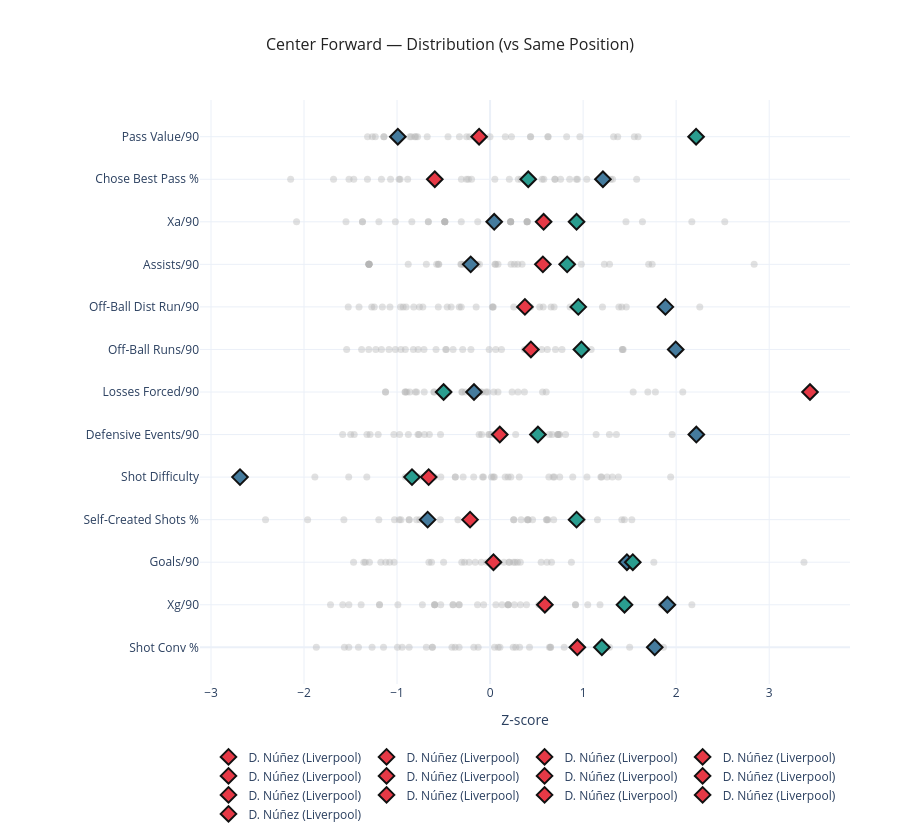
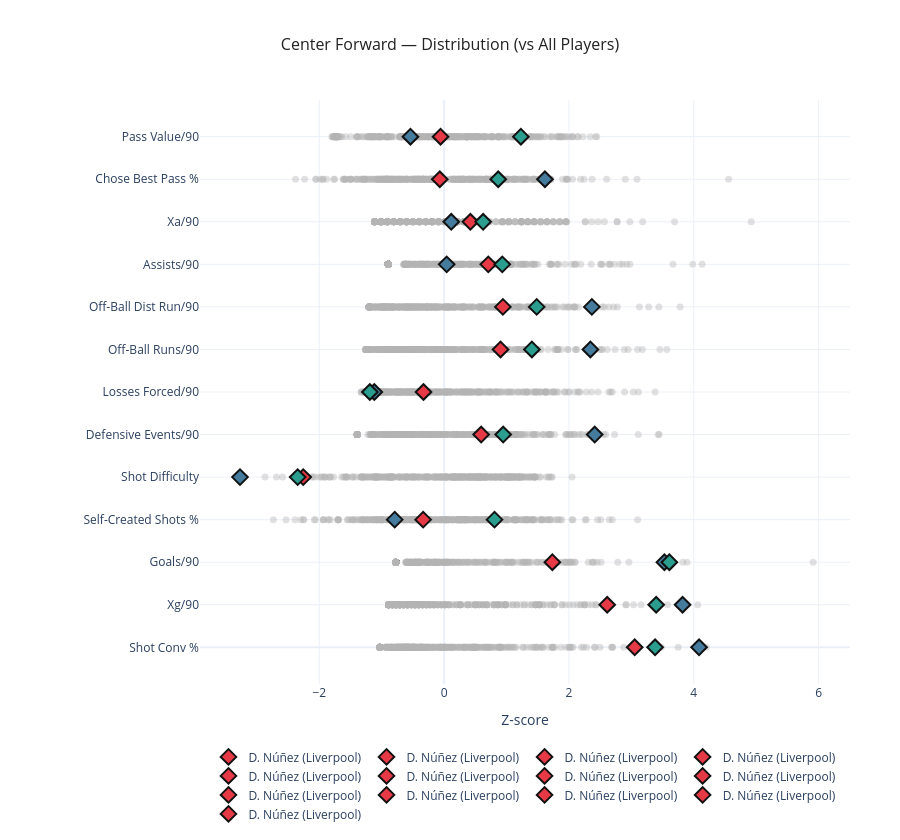

Notebook code cell kept with these figures, in order:
### Code cell
# USAGE EXAMPLE
plot_player_comparison(merged_final, ["D. Núñez", "E. Haaland", "A. Isak"])

### Figure 1 — Plotly figure (JSON) as saved in the notebook; plotly's stock layout.template omitted (floating-point values rounded to 4 significant figures)
{"data": [{"hoverinfo": "skip", "marker": {"color": "rgba(180,180,180,0.4)", "size": 7}, "mode": "markers", "showlegend": false, "type": "scatter", "x": [-0.621, -1.269, 0.6379, 0.6507, 0.2766, -0.6204, 0.2484, -0.3765, -0.6855, -0.1749, 0.3173, -1.566, -1.415, -1.868, -0.4102, 0.9795, 1.201, 1.168, -0.9452, 0.7967, 1.77, 1.283, 0.048, -1.146, -0.8702, -0.3334, 0.9379, 0.6492, -0.1284, 0.08667, 0.1056, 0.4236, 1.5, -1.519, -0.9958, 1.864], "y": [0, 0, 0, 0, 0, 0, 0, 0, 0, 0, 0, 0, 0, 0, 0, 0, 0, 0, 0, 0, 0, 0, 0, 0, 0, 0, 0, 0, 0, 0, 0, 0, 0, 0, 0, 0]}, {"hoverinfo": "skip", "marker": {"color": "rgba(180,180,180,0.4)", "size": 7}, "mode": "markers", "showlegend": false, "type": "scatter", "x": [-1.386, 0.1939, -0.3329, 1.84, 0.06218, -1.189, -0.7279, -1.189, -1.584, 0.128, 0.1939, 1.05, -0.0695, -1.716, 0.5231, -0.1353, 1.445, 0.9181, -0.3987, -0.5962, 1.906, 0.9181, 0.2597, -0.9913, -0.5962, -0.3987, 0.5889, -0.5304, 0.1939, 0.3914, -0.5962, 0.3255, 1.181, -1.518, -0.3329, 2.169], "y": [1, 1, 1, 1, 1, 1, 1, 1, 1, 1, 1, 1, 1, 1, 1, 1, 1, 1, 1, 1, 1, 1, 1, 1, 1, 1, 1, 1, 1, 1, 1, 1, 1, 1, 1, 1]}, {"hoverinfo": "skip", "marker": {"color": "rgba(180,180,180,0.4)", "size": 7}, "mode": "markers", "showlegend": false, "type": "scatter", "x": [-1.297, -0.4995, 0.02891, 0.2023, -0.2258, -1.08, -0.6295, -1.467, -0.3044, 0.06945, 0.2509, -0.6576, -1.174, -1.341, 0.08922, 0.8739, 1.534, 0.6602, -0.2744, 0.3247, 1.471, 0.6109, 0.2685, -1.032, 0.2078, 0.5491, 0.03635, 0.1489, -0.1593, 0.2937, -0.03731, -0.09467, 1.76, -1.122, -1.358, 3.374], "y": [2, 2, 2, 2, 2, 2, 2, 2, 2, 2, 2, 2, 2, 2, 2, 2, 2, 2, 2, 2, 2, 2, 2, 2, 2, 2, 2, 2, 2, 2, 2, 2, 2, 2, 2, 2]}, {"hoverinfo": "skip", "marker": {"color": "rgba(180,180,180,0.4)", "size": 7}, "mode": "markers", "showlegend": false, "type": "scatter", "x": [0.6048, 0.4065, -0.3458, 0.611, 0.6833, 0.9911, -0.8687, 0.9784, -1.572, -0.756, 0.3329, 1.523, 0.4092, -0.8714, -0.5343, -2.414, 0.9295, 0.6208, -0.9765, -1.961, -0.6712, 0.4566, 0.3985, -1.027, 1.154, 1.444, -0.2152, -0.7895, -0.1955, 0.2551, 1.416, 0.9338, -0.9576, 0.9495, 0.2527, -1.196], "y": [3, 3, 3, 3, 3, 3, 3, 3, 3, 3, 3, 3, 3, 3, 3, 3, 3, 3, 3, 3, 3, 3, 3, 3, 3, 3, 3, 3, 3, 3, 3, 3, 3, 3, 3, 3]}, {"hoverinfo": "skip", "marker": {"color": "rgba(180,180,180,0.4)", "size": 7}, "mode": "markers", "showlegend": false, "type": "scatter", "x": [1.199, 1.258, 0.1622, -0.5296, 0.03452, 1.379, -0.9123, 1.041, -0.07143, 0.6775, 0.6915, 0.1938, -0.3743, 1.941, 0.7484, -0.2897, -0.8395, -0.3737, 0.632, -0.0811, -2.688, -1.883, -0.1765, 1.19, 1.314, 0.3136, -0.6604, -0.8624, -1.325, -0.7629, 0.2229, -0.5972, -1.52, 0.0455, 0.8884, 0.01488], "y": [4, 4, 4, 4, 4, 4, 4, 4, 4, 4, 4, 4, 4, 4, 4, 4, 4, 4, 4, 4, 4, 4, 4, 4, 4, 4, 4, 4, 4, 4, 4, 4, 4, 4, 4, 4]}, {"hoverinfo": "skip", "marker": {"color": "rgba(180,180,180,0.4)", "size": 7}, "mode": "markers", "showlegend": false, "type": "scatter", "x": [-0.6531, -0.5328, 0.6676, 0.4643, 1.956, -0.7754, 0.7268, -1.29, -1.499, 0.7468, -0.9729, -0.8787, -0.7642, -1.324, 0.5303, -0.01577, 0.514, 0.8114, -1.203, 1.358, 2.217, 0.636, 0.7291, -0.006376, 1.14, -0.09061, 0.1041, -1.585, -0.1181, -0.7047, 0.275, 1.283, -1.034, 0.7344, 0.01477, -1.461], "y": [5, 5, 5, 5, 5, 5, 5, 5, 5, 5, 5, 5, 5, 5, 5, 5, 5, 5, 5, 5, 5, 5, 5, 5, 5, 5, 5, 5, 5, 5, 5, 5, 5, 5, 5, 5]}, {"hoverinfo": "skip", "marker": {"color": "rgba(180,180,180,0.4)", "size": 7}, "mode": "markers", "showlegend": false, "type": "scatter", "x": [-0.105, -0.3032, 1.538, -0.2661, -0.02616, -0.1166, -0.6007, -0.863, -1.124, -0.4452, 0.6029, 0.2996, -1.124, -0.9136, 2.071, 0.564, -0.4997, 1.696, -0.6044, 0.0849, -0.173, 0.2364, 0.04022, -0.7896, -0.0452, 0.3688, 3.439, -0.9122, -0.5003, -0.895, -0.7081, -0.3004, -0.8029, -0.08689, 1.777, -0.5126], "y": [6, 6, 6, 6, 6, 6, 6, 6, 6, 6, 6, 6, 6, 6, 6, 6, 6, 6, 6, 6, 6, 6, 6, 6, 6, 6, 6, 6, 6, 6, 6, 6, 6, 6, 6, 6]}, {"hoverinfo": "skip", "marker": {"color": "rgba(180,180,180,0.4)", "size": 7}, "mode": "markers", "showlegend": false, "type": "scatter", "x": [-0.7111, -0.3975, 0.3688, 0.4542, 1.431, -0.4774, 0.06105, -1.228, -1.168, 1.423, -0.9107, -1.018, -0.7737, -1.381, 0.7726, -0.4709, 0.9815, 1.086, -1.304, 0.5546, 1.995, 1.421, -0.01, -0.206, 0.703, 0.1222, 0.4387, -1.542, 0.6155, -0.8246, -0.581, 1.968, -0.959, 0.947, -0.2943, -1.087], "y": [7, 7, 7, 7, 7, 7, 7, 7, 7, 7, 7, 7, 7, 7, 7, 7, 7, 7, 7, 7, 7, 7, 7, 7, 7, 7, 7, 7, 7, 7, 7, 7, 7, 7, 7, 7]}, {"hoverinfo": "skip", "marker": {"color": "rgba(180,180,180,0.4)", "size": 7}, "mode": "markers", "showlegend": false, "type": "scatter", "x": [-0.7229, -0.4188, 0.2547, 0.4349, 1.416, -0.4613, 0.03348, -1.245, -1.158, 1.464, -0.9343, -0.9629, -0.7596, -1.409, 0.5706, -0.31, 0.9482, 1.208, -1.272, 0.6878, 1.885, 1.384, 0.02943, -0.1497, 0.5334, 0.02449, 0.3745, -1.525, 0.6554, -0.8206, -0.5567, 2.254, -0.9032, 0.86, -0.3319, -1.076], "y": [8, 8, 8, 8, 8, 8, 8, 8, 8, 8, 8, 8, 8, 8, 8, 8, 8, 8, 8, 8, 8, 8, 8, 8, 8, 8, 8, 8, 8, 8, 8, 8, 8, 8, 8, 8]}, {"hoverinfo": "skip", "marker": {"color": "rgba(180,180,180,0.4)", "size": 7}, "mode": "markers", "showlegend": false, "type": "scatter", "x": [0.2613, 0.9805, 0.5605, 1.228, 0.05215, 2.838, 0.08494, -0.1354, 1.284, -0.1142, -1.302, -0.2836, -0.6852, -1.302, 0.297, -0.3078, 0.8284, 0.05997, -0.3147, 0.2255, -0.2084, 1.705, -0.5569, -0.5747, 1.742, -1.302, 0.5674, 0.3434, -0.8801, -1.302, -0.5516, 0.882, -0.2151, -1.302, -1.302, -1.302], "y": [9, 9, 9, 9, 9, 9, 9, 9, 9, 9, 9, 9, 9, 9, 9, 9, 9, 9, 9, 9, 9, 9, 9, 9, 9, 9, 9, 9, 9, 9, 9, 9, 9, 9, 9, 9]}, {"hoverinfo": "skip", "marker": {"color": "rgba(180,180,180,0.4)", "size": 7}, "mode": "markers", "showlegend": false, "type": "scatter", "x": [0.3983, 1.638, -0.4868, 0.3983, -0.3098, 0.2213, 0.04426, 0.9294, 2.169, 0.5754, -0.4868, 0.2213, -1.372, -2.08, 0.3983, -0.4868, 0.9294, -0.1328, -1.195, 0.04426, 0.04426, 0.2213, 0.2213, 0.2213, 2.523, 1.461, 0.5754, -1.018, -0.8409, -0.6639, -0.4868, 0.3983, -0.6639, -0.4868, -1.549, -1.372], "y": [10, 10, 10, 10, 10, 10, 10, 10, 10, 10, 10, 10, 10, 10, 10, 10, 10, 10, 10, 10, 10, 10, 10, 10, 10, 10, 10, 10, 10, 10, 10, 10, 10, 10, 10, 10]}, {"hoverinfo": "skip", "marker": {"color": "rgba(180,180,180,0.4)", "size": 7}, "mode": "markers", "showlegend": false, "type": "scatter", "x": [-1.683, -1.465, -1.516, 0.9278, 0.207, -0.3083, 0.6983, 0.8551, 1.295, 0.3943, -1.318, -2.144, 0.5588, 1.243, -0.2334, -0.2536, 0.41, 0.3029, -0.9674, 0.7577, 1.213, -1.168, 1.317, 0.5779, -0.9782, -1.07, -0.5944, 1.576, -0.1994, 0.05127, 0.6953, 1.039, 0.9394, -0.886, -0.6054, 0.3327], "y": [11, 11, 11, 11, 11, 11, 11, 11, 11, 11, 11, 11, 11, 11, 11, 11, 11, 11, 11, 11, 11, 11, 11, 11, 11, 11, 11, 11, 11, 11, 11, 11, 11, 11, 11, 11]}, {"hoverinfo": "skip", "marker": {"color": "rgba(180,180,180,0.4)", "size": 7}, "mode": "markers", "showlegend": false, "type": "scatter", "x": [-0.676, 1.591, 0.2296, 1.372, -0.848, 1.551, -1.234, 0.6202, 0.9654, -0.0009206, 1.328, 0.1635, -1.142, -0.4524, -0.08925, -1.141, 2.214, 0.6244, -0.7983, -0.78, -0.9919, -0.09336, 0.433, 0.8227, 2.22, 0.4366, -0.1182, -0.3292, -0.8105, -0.2195, -0.8633, -0.1474, -1.317, -1.266, -0.9999, -0.2523], "y": [12, 12, 12, 12, 12, 12, 12, 12, 12, 12, 12, 12, 12, 12, 12, 12, 12, 12, 12, 12, 12, 12, 12, 12, 12, 12, 12, 12, 12, 12, 12, 12, 12, 12, 12, 12]}, {"hovertemplate": "<b>D. Núñez (Liverpool)</b><br>Shot Conv %<br>Z-score: 0.94<br>Percentile: 81%", "marker": {"color": "#E63946", "line": {"color": "#111111", "width": 2}, "size": 12, "symbol": "diamond"}, "mode": "markers", "name": "D. Núñez (Liverpool)", "showlegend": true, "type": "scatter", "x": [0.9379], "y": [0]}, {"hovertemplate": "<b>D. Núñez (Liverpool)</b><br>xG/90<br>Z-score: 0.59<br>Percentile: 78%", "marker": {"color": "#E63946", "line": {"color": "#111111", "width": 2}, "size": 12, "symbol": "diamond"}, "mode": "markers", "name": "D. Núñez (Liverpool)", "showlegend": true, "type": "scatter", "x": [0.5889], "y": [1]}, {"hovertemplate": "<b>D. Núñez (Liverpool)</b><br>Goals/90<br>Z-score: 0.04<br>Percentile: 53%", "marker": {"color": "#E63946", "line": {"color": "#111111", "width": 2}, "size": 12, "symbol": "diamond"}, "mode": "markers", "name": "D. Núñez (Liverpool)", "showlegend": true, "type": "scatter", "x": [0.03635], "y": [2]}, {"hovertemplate": "<b>D. Núñez (Liverpool)</b><br>Self-Created Shots %<br>Z-score: -0.22<br>Percentile: 42%", "marker": {"color": "#E63946", "line": {"color": "#111111", "width": 2}, "size": 12, "symbol": "diamond"}, "mode": "markers", "name": "D. Núñez (Liverpool)", "showlegend": true, "type": "scatter", "x": [-0.2152], "y": [3]}, {"hovertemplate": "<b>D. Núñez (Liverpool)</b><br>Shot Difficulty<br>Z-score: -0.66<br>Percentile: 25%", "marker": {"color": "#E63946", "line": {"color": "#111111", "width": 2}, "size": 12, "symbol": "diamond"}, "mode": "markers", "name": "D. Núñez (Liverpool)", "showlegend": true, "type": "scatter", "x": [-0.6604], "y": [4]}, {"hovertemplate": "<b>D. Núñez (Liverpool)</b><br>Defensive Events/90<br>Z-score: 0.10<br>Percentile: 56%", "marker": {"color": "#E63946", "line": {"color": "#111111", "width": 2}, "size": 12, "symbol": "diamond"}, "mode": "markers", "name": "D. Núñez (Liverpool)", "showlegend": true, "type": "scatter", "x": [0.1041], "y": [5]}, {"hovertemplate": "<b>D. Núñez (Liverpool)</b><br>Losses Forced/90<br>Z-score: 3.44<br>Percentile: 100%", "marker": {"color": "#E63946", "line": {"color": "#111111", "width": 2}, "size": 12, "symbol": "diamond"}, "mode": "markers", "name": "D. Núñez (Liverpool)", "showlegend": true, "type": "scatter", "x": [3.439], "y": [6]}, {"hovertemplate": "<b>D. Núñez (Liverpool)</b><br>Off-ball Runs/90<br>Z-score: 0.44<br>Percentile: 64%", "marker": {"color": "#E63946", "line": {"color": "#111111", "width": 2}, "size": 12, "symbol": "diamond"}, "mode": "markers", "name": "D. Núñez (Liverpool)", "showlegend": true, "type": "scatter", "x": [0.4387], "y": [7]}, {"hovertemplate": "<b>D. Núñez (Liverpool)</b><br>Off-ball Dist Run/90<br>Z-score: 0.37<br>Percentile: 64%", "marker": {"color": "#E63946", "line": {"color": "#111111", "width": 2}, "size": 12, "symbol": "diamond"}, "mode": "markers", "name": "D. Núñez (Liverpool)", "showlegend": true, "type": "scatter", "x": [0.3745], "y": [8]}, {"hovertemplate": "<b>D. Núñez (Liverpool)</b><br>Assists/90<br>Z-score: 0.57<br>Percentile: 78%", "marker": {"color": "#E63946", "line": {"color": "#111111", "width": 2}, "size": 12, "symbol": "diamond"}, "mode": "markers", "name": "D. Núñez (Liverpool)", "showlegend": true, "type": "scatter", "x": [0.5674], "y": [9]}, {"hovertemplate": "<b>D. Núñez (Liverpool)</b><br>xA/90<br>Z-score: 0.58<br>Percentile: 82%", "marker": {"color": "#E63946", "line": {"color": "#111111", "width": 2}, "size": 12, "symbol": "diamond"}, "mode": "markers", "name": "D. Núñez (Liverpool)", "showlegend": true, "type": "scatter", "x": [0.5754], "y": [10]}, {"hovertemplate": "<b>D. Núñez (Liverpool)</b><br>Chose Best Pass %<br>Z-score: -0.59<br>Percentile: 33%", "marker": {"color": "#E63946", "line": {"color": "#111111", "width": 2}, "size": 12, "symbol": "diamond"}, "mode": "markers", "name": "D. Núñez (Liverpool)", "showlegend": true, "type": "scatter", "x": [-0.5944], "y": [11]}, {"hovertemplate": "<b>D. Núñez (Liverpool)</b><br>Pass Value/90<br>Z-score: -0.12<br>Percentile: 53%", "marker": {"color": "#E63946", "line": {"color": "#111111", "width": 2}, "size": 12, "symbol": "diamond"}, "mode": "markers", "name": "D. Núñez (Liverpool)", "showlegend": true, "type": "scatter", "x": [-0.1182], "y": [12]}, {"hovertemplate": "<b>E. Haaland (Manchester City)</b><br>Shot Conv %<br>Z-score: 1.77<br>Percentile: 97%", "marker": {"color": "#457B9D", "line": {"color": "#111111", "width": 2}, "size": 12, "symbol": "diamond"}, "mode": "markers", "showlegend": false, "type": "scatter", "x": [1.77], "y": [0]}, {"hovertemplate": "<b>E. Haaland (Manchester City)</b><br>xG/90<br>Z-score: 1.91<br>Percentile: 97%", "marker": {"color": "#457B9D", "line": {"color": "#111111", "width": 2}, "size": 12, "symbol": "diamond"}, "mode": "markers", "showlegend": false, "type": "scatter", "x": [1.906], "y": [1]}, {"hovertemplate": "<b>E. Haaland (Manchester City)</b><br>Goals/90<br>Z-score: 1.47<br>Percentile: 92%", "marker": {"color": "#457B9D", "line": {"color": "#111111", "width": 2}, "size": 12, "symbol": "diamond"}, "mode": "markers", "showlegend": false, "type": "scatter", "x": [1.471], "y": [2]}, {"hovertemplate": "<b>E. Haaland (Manchester City)</b><br>Self-Created Shots %<br>Z-score: -0.67<br>Percentile: 33%", "marker": {"color": "#457B9D", "line": {"color": "#111111", "width": 2}, "size": 12, "symbol": "diamond"}, "mode": "markers", "showlegend": false, "type": "scatter", "x": [-0.6712], "y": [3]}, {"hovertemplate": "<b>E. Haaland (Manchester City)</b><br>Shot Difficulty<br>Z-score: -2.69<br>Percentile: 3%", "marker": {"color": "#457B9D", "line": {"color": "#111111", "width": 2}, "size": 12, "symbol": "diamond"}, "mode": "markers", "showlegend": false, "type": "scatter", "x": [-2.688], "y": [4]}, {"hovertemplate": "<b>E. Haaland (Manchester City)</b><br>Defensive Events/90<br>Z-score: 2.22<br>Percentile: 100%", "marker": {"color": "#457B9D", "line": {"color": "#111111", "width": 2}, "size": 12, "symbol": "diamond"}, "mode": "markers", "showlegend": false, "type": "scatter", "x": [2.217], "y": [5]}, {"hovertemplate": "<b>E. Haaland (Manchester City)</b><br>Losses Forced/90<br>Z-score: -0.17<br>Percentile: 53%", "marker": {"color": "#457B9D", "line": {"color": "#111111", "width": 2}, "size": 12, "symbol": "diamond"}, "mode": "markers", "showlegend": false, "type": "scatter", "x": [-0.173], "y": [6]}, {"hovertemplate": "<b>E. Haaland (Manchester City)</b><br>Off-ball Runs/90<br>Z-score: 2.00<br>Percentile: 100%", "marker": {"color": "#457B9D", "line": {"color": "#111111", "width": 2}, "size": 12, "symbol": "diamond"}, "mode": "markers", "showlegend": false, "type": "scatter", "x": [1.995], "y": [7]}, {"hovertemplate": "<b>E. Haaland (Manchester City)</b><br>Off-ball Dist Run/90<br>Z-score: 1.88<br>Percentile: 97%", "marker": {"color": "#457B9D", "line": {"color": "#111111", "width": 2}, "size": 12, "symbol": "diamond"}, "mode": "markers", "showlegend": false, "type": "scatter", "x": [1.885], "y": [8]}, {"hovertemplate": "<b>E. Haaland (Manchester City)</b><br>Assists/90<br>Z-score: -0.21<br>Percentile: 47%", "marker": {"color": "#457B9D", "line": {"color": "#111111", "width": 2}, "size": 12, "symbol": "diamond"}, "mode": "markers", "showlegend": false, "type": "scatter", "x": [-0.2084], "y": [9]}, {"hovertemplate": "<b>E. Haaland (Manchester City)</b><br>xA/90<br>Z-score: 0.04<br>Percentile: 50%", "marker": {"color": "#457B9D", "line": {"color": "#111111", "width": 2}, "size": 12, "symbol": "diamond"}, "mode": "markers", "showlegend": false, "type": "scatter", "x": [0.04426], "y": [10]}, {"hovertemplate": "<b>E. Haaland (Manchester City)</b><br>Chose Best Pass %<br>Z-score: 1.21<br>Percentile: 89%", "marker": {"color": "#457B9D", "line": {"color": "#111111", "width": 2}, "size": 12, "symbol": "diamond"}, "mode": "markers", "showlegend": false, "type": "scatter", "x": [1.213], "y": [11]}, {"hovertemplate": "<b>E. Haaland (Manchester City)</b><br>Pass Value/90<br>Z-score: -0.99<br>Percentile: 19%", "marker": {"color": "#457B9D", "line": {"color": "#111111", "width": 2}, "size": 12, "symbol": "diamond"}, "mode": "markers", "showlegend": false, "type": "scatter", "x": [-0.9919], "y": [12]}, {"hovertemplate": "<b>A. Isak (Newcastle United)</b><br>Shot Conv %<br>Z-score: 1.20<br>Percentile: 89%", "marker": {"color": "#2A9D8F", "line": {"color": "#111111", "width": 2}, "size": 12, "symbol": "diamond"}, "mode": "markers", "showlegend": false, "type": "scatter", "x": [1.201], "y": [0]}, {"hovertemplate": "<b>A. Isak (Newcastle United)</b><br>xG/90<br>Z-score: 1.44<br>Percentile: 92%", "marker": {"color": "#2A9D8F", "line": {"color": "#111111", "width": 2}, "size": 12, "symbol": "diamond"}, "mode": "markers", "showlegend": false, "type": "scatter", "x": [1.445], "y": [1]}, {"hovertemplate": "<b>A. Isak (Newcastle United)</b><br>Goals/90<br>Z-score: 1.53<br>Percentile: 94%", "marker": {"color": "#2A9D8F", "line": {"color": "#111111", "width": 2}, "size": 12, "symbol": "diamond"}, "mode": "markers", "showlegend": false, "type": "scatter", "x": [1.534], "y": [2]}, {"hovertemplate": "<b>A. Isak (Newcastle United)</b><br>Self-Created Shots %<br>Z-score: 0.93<br>Percentile: 78%", "marker": {"color": "#2A9D8F", "line": {"color": "#111111", "width": 2}, "size": 12, "symbol": "diamond"}, "mode": "markers", "showlegend": false, "type": "scatter", "x": [0.9295], "y": [3]}, {"hovertemplate": "<b>A. Isak (Newcastle United)</b><br>Shot Difficulty<br>Z-score: -0.84<br>Percentile: 19%", "marker": {"color": "#2A9D8F", "line": {"color": "#111111", "width": 2}, "size": 12, "symbol": "diamond"}, "mode": "markers", "showlegend": false, "type": "scatter", "x": [-0.8395], "y": [4]}, {"hovertemplate": "<b>A. Isak (Newcastle United)</b><br>Defensive Events/90<br>Z-score: 0.51<br>Percentile: 64%", "marker": {"color": "#2A9D8F", "line": {"color": "#111111", "width": 2}, "size": 12, "symbol": "diamond"}, "mode": "markers", "showlegend": false, "type": "scatter", "x": [0.514], "y": [5]}, {"hovertemplate": "<b>A. Isak (Newcastle United)</b><br>Losses Forced/90<br>Z-score: -0.50<br>Percentile: 39%", "marker": {"color": "#2A9D8F", "line": {"color": "#111111", "width": 2}, "size": 12, "symbol": "diamond"}, "mode": "markers", "showlegend": false, "type": "scatter", "x": [-0.4997], "y": [6]}, {"hovertemplate": "<b>A. Isak (Newcastle United)</b><br>Off-ball Runs/90<br>Z-score: 0.98<br>Percentile: 83%", "marker": {"color": "#2A9D8F", "line": {"color": "#111111", "width": 2}, "size": 12, "symbol": "diamond"}, "mode": "markers", "showlegend": false, "type": "scatter", "x": [0.9815], "y": [7]}, {"hovertemplate": "<b>A. Isak (Newcastle United)</b><br>Off-ball Dist Run/90<br>Z-score: 0.95<br>Percentile: 83%", "marker": {"color": "#2A9D8F", "line": {"color": "#111111", "width": 2}, "size": 12, "symbol": "diamond"}, "mode": "markers", "showlegend": false, "type": "scatter", "x": [0.9482], "y": [8]}, {"hovertemplate": "<b>A. Isak (Newcastle United)</b><br>Assists/90<br>Z-score: 0.83<br>Percentile: 81%", "marker": {"color": "#2A9D8F", "line": {"color": "#111111", "width": 2}, "size": 12, "symbol": "diamond"}, "mode": "markers", "showlegend": false, "type": "scatter", "x": [0.8284], "y": [9]}, {"hovertemplate": "<b>A. Isak (Newcastle United)</b><br>xA/90<br>Z-score: 0.93<br>Percentile: 88%", "marker": {"color": "#2A9D8F", "line": {"color": "#111111", "width": 2}, "size": 12, "symbol": "diamond"}, "mode": "markers", "showlegend": false, "type": "scatter", "x": [0.9294], "y": [10]}, {"hovertemplate": "<b>A. Isak (Newcastle United)</b><br>Chose Best Pass %<br>Z-score: 0.41<br>Percentile: 61%", "marker": {"color": "#2A9D8F", "line": {"color": "#111111", "width": 2}, "size": 12, "symbol": "diamond"}, "mode": "markers", "showlegend": false, "type": "scatter", "x": [0.41], "y": [11]}, {"hovertemplate": "<b>A. Isak (Newcastle United)</b><br>Pass Value/90<br>Z-score: 2.21<br>Percentile: 97%", "marker": {"color": "#2A9D8F", "line": {"color": "#111111", "width": 2}, "size": 12, "symbol": "diamond"}, "mode": "markers", "showlegend": false, "type": "scatter", "x": [2.214], "y": [12]}], "layout": {"height": 840, "legend": {"orientation": "h", "x": 0.5, "xanchor": "center"}, "margin": {"b": 50, "l": 200, "r": 50, "t": 100}, "title": {"font": {"color": "#222222", "size": 16}, "text": "Center Forward — Distribution (vs Same Position)", "x": 0.5, "xanchor": "center"}, "xaxis": {"title": {"text": "Z-score"}, "zeroline": true}, "yaxis": {"automargin": true, "ticktext": ["Shot Conv %", "Xg/90", "Goals/90", "Self-Created Shots %", "Shot Difficulty", "Defensive Events/90", "Losses Forced/90", "Off-Ball Runs/90", "Off-Ball Dist Run/90", "Assists/90", "Xa/90", "Chose Best Pass %", "Pass Value/90"], "tickvals": [0, 1, 2, 3, 4, 5, 6, 7, 8, 9, 10, 11, 12]}}}

### Figure 2 — Plotly figure (JSON) as saved in the notebook; plotly's stock layout.template omitted (floating-point values rounded to 4 significant figures; data arrays with more than 128 entries replaced by an {"elided": "..."} marker saying what was removed)
{"data": [{"hoverinfo": "skip", "marker": {"color": "rgba(180,180,180,0.4)", "size": 7}, "mode": "markers", "showlegend": false, "type": "scatter", "x": {"elided": "381 float values"}, "y": {"elided": "381 int values"}}, {"hoverinfo": "skip", "marker": {"color": "rgba(180,180,180,0.4)", "size": 7}, "mode": "markers", "showlegend": false, "type": "scatter", "x": {"elided": "381 float values"}, "y": {"elided": "381 int values"}}, {"hoverinfo": "skip", "marker": {"color": "rgba(180,180,180,0.4)", "size": 7}, "mode": "markers", "showlegend": false, "type": "scatter", "x": {"elided": "381 float values"}, "y": {"elided": "381 int values"}}, {"hoverinfo": "skip", "marker": {"color": "rgba(180,180,180,0.4)", "size": 7}, "mode": "markers", "showlegend": false, "type": "scatter", "x": {"elided": "381 float values"}, "y": {"elided": "381 int values"}}, {"hoverinfo": "skip", "marker": {"color": "rgba(180,180,180,0.4)", "size": 7}, "mode": "markers", "showlegend": false, "type": "scatter", "x": {"elided": "381 float values"}, "y": {"elided": "381 int values"}}, {"hoverinfo": "skip", "marker": {"color": "rgba(180,180,180,0.4)", "size": 7}, "mode": "markers", "showlegend": false, "type": "scatter", "x": {"elided": "381 float values"}, "y": {"elided": "381 int values"}}, {"hoverinfo": "skip", "marker": {"color": "rgba(180,180,180,0.4)", "size": 7}, "mode": "markers", "showlegend": false, "type": "scatter", "x": {"elided": "381 float values"}, "y": {"elided": "381 int values"}}, {"hoverinfo": "skip", "marker": {"color": "rgba(180,180,180,0.4)", "size": 7}, "mode": "markers", "showlegend": false, "type": "scatter", "x": {"elided": "381 float values"}, "y": {"elided": "381 int values"}}, {"hoverinfo": "skip", "marker": {"color": "rgba(180,180,180,0.4)", "size": 7}, "mode": "markers", "showlegend": false, "type": "scatter", "x": {"elided": "381 float values"}, "y": {"elided": "381 int values"}}, {"hoverinfo": "skip", "marker": {"color": "rgba(180,180,180,0.4)", "size": 7}, "mode": "markers", "showlegend": false, "type": "scatter", "x": {"elided": "381 float values"}, "y": {"elided": "381 int values"}}, {"hoverinfo": "skip", "marker": {"color": "rgba(180,180,180,0.4)", "size": 7}, "mode": "markers", "showlegend": false, "type": "scatter", "x": {"elided": "381 float values"}, "y": {"elided": "381 int values"}}, {"hoverinfo": "skip", "marker": {"color": "rgba(180,180,180,0.4)", "size": 7}, "mode": "markers", "showlegend": false, "type": "scatter", "x": {"elided": "381 float values"}, "y": {"elided": "381 int values"}}, {"hoverinfo": "skip", "marker": {"color": "rgba(180,180,180,0.4)", "size": 7}, "mode": "markers", "showlegend": false, "type": "scatter", "x": {"elided": "381 float values"}, "y": {"elided": "381 int values"}}, {"hovertemplate": "<b>D. Núñez (Liverpool)</b><br>Shot Conv %<br>Z-score: 3.05<br>Percentile: 98%", "marker": {"color": "#E63946", "line": {"color": "#111111", "width": 2}, "size": 12, "symbol": "diamond"}, "mode": "markers", "name": "D. Núñez (Liverpool)", "showlegend": true, "type": "scatter", "x": [3.054], "y": [0]}, {"hovertemplate": "<b>D. Núñez (Liverpool)</b><br>xG/90<br>Z-score: 2.61<br>Percentile: 98%", "marker": {"color": "#E63946", "line": {"color": "#111111", "width": 2}, "size": 12, "symbol": "diamond"}, "mode": "markers", "name": "D. Núñez (Liverpool)", "showlegend": true, "type": "scatter", "x": [2.613], "y": [1]}, {"hovertemplate": "<b>D. Núñez (Liverpool)</b><br>Goals/90<br>Z-score: 1.73<br>Percentile: 92%", "marker": {"color": "#E63946", "line": {"color": "#111111", "width": 2}, "size": 12, "symbol": "diamond"}, "mode": "markers", "name": "D. Núñez (Liverpool)", "showlegend": true, "type": "scatter", "x": [1.734], "y": [2]}, {"hovertemplate": "<b>D. Núñez (Liverpool)</b><br>Self-Created Shots %<br>Z-score: -0.34<br>Percentile: 40%", "marker": {"color": "#E63946", "line": {"color": "#111111", "width": 2}, "size": 12, "symbol": "diamond"}, "mode": "markers", "name": "D. Núñez (Liverpool)", "showlegend": true, "type": "scatter", "x": [-0.3354], "y": [3]}, {"hovertemplate": "<b>D. Núñez (Liverpool)</b><br>Shot Difficulty<br>Z-score: -2.26<br>Percentile: 2%", "marker": {"color": "#E63946", "line": {"color": "#111111", "width": 2}, "size": 12, "symbol": "diamond"}, "mode": "markers", "name": "D. Núñez (Liverpool)", "showlegend": true, "type": "scatter", "x": [-2.257], "y": [4]}, {"hovertemplate": "<b>D. Núñez (Liverpool)</b><br>Defensive Events/90<br>Z-score: 0.59<br>Percentile: 73%", "marker": {"color": "#E63946", "line": {"color": "#111111", "width": 2}, "size": 12, "symbol": "diamond"}, "mode": "markers", "name": "D. Núñez (Liverpool)", "showlegend": true, "type": "scatter", "x": [0.5936], "y": [5]}, {"hovertemplate": "<b>D. Núñez (Liverpool)</b><br>Losses Forced/90<br>Z-score: -0.33<br>Percentile: nan%", "marker": {"color": "#E63946", "line": {"color": "#111111", "width": 2}, "size": 12, "symbol": "diamond"}, "mode": "markers", "name": "D. Núñez (Liverpool)", "showlegend": true, "type": "scatter", "x": [-0.3299], "y": [6]}, {"hovertemplate": "<b>D. Núñez (Liverpool)</b><br>Off-ball Runs/90<br>Z-score: 0.90<br>Percentile: 83%", "marker": {"color": "#E63946", "line": {"color": "#111111", "width": 2}, "size": 12, "symbol": "diamond"}, "mode": "markers", "name": "D. Núñez (Liverpool)", "showlegend": true, "type": "scatter", "x": [0.9039], "y": [7]}, {"hovertemplate": "<b>D. Núñez (Liverpool)</b><br>Off-ball Dist Run/90<br>Z-score: 0.94<br>Percentile: 82%", "marker": {"color": "#E63946", "line": {"color": "#111111", "width": 2}, "size": 12, "symbol": "diamond"}, "mode": "markers", "name": "D. Núñez (Liverpool)", "showlegend": true, "type": "scatter", "x": [0.9421], "y": [8]}, {"hovertemplate": "<b>D. Núñez (Liverpool)</b><br>Assists/90<br>Z-score: 0.71<br>Percentile: 78%", "marker": {"color": "#E63946", "line": {"color": "#111111", "width": 2}, "size": 12, "symbol": "diamond"}, "mode": "markers", "name": "D. Núñez (Liverpool)", "showlegend": true, "type": "scatter", "x": [0.7078], "y": [9]}, {"hovertemplate": "<b>D. Núñez (Liverpool)</b><br>xA/90<br>Z-score: 0.42<br>Percentile: 72%", "marker": {"color": "#E63946", "line": {"color": "#111111", "width": 2}, "size": 12, "symbol": "diamond"}, "mode": "markers", "name": "D. Núñez (Liverpool)", "showlegend": true, "type": "scatter", "x": [0.421], "y": [10]}, {"hovertemplate": "<b>D. Núñez (Liverpool)</b><br>Chose Best Pass %<br>Z-score: -0.07<br>Percentile: 53%", "marker": {"color": "#E63946", "line": {"color": "#111111", "width": 2}, "size": 12, "symbol": "diamond"}, "mode": "markers", "name": "D. Núñez (Liverpool)", "showlegend": true, "type": "scatter", "x": [-0.0693], "y": [11]}, {"hovertemplate": "<b>D. Núñez (Liverpool)</b><br>Pass Value/90<br>Z-score: -0.06<br>Percentile: 49%", "marker": {"color": "#E63946", "line": {"color": "#111111", "width": 2}, "size": 12, "symbol": "diamond"}, "mode": "markers", "name": "D. Núñez (Liverpool)", "showlegend": true, "type": "scatter", "x": [-0.05713], "y": [12]}, {"hovertemplate": "<b>E. Haaland (Manchester City)</b><br>Shot Conv %<br>Z-score: 4.08<br>Percentile: 100%", "marker": {"color": "#457B9D", "line": {"color": "#111111", "width": 2}, "size": 12, "symbol": "diamond"}, "mode": "markers", "showlegend": false, "type": "scatter", "x": [4.084], "y": [0]}, {"hovertemplate": "<b>E. Haaland (Manchester City)</b><br>xG/90<br>Z-score: 3.82<br>Percentile: 100%", "marker": {"color": "#457B9D", "line": {"color": "#111111", "width": 2}, "size": 12, "symbol": "diamond"}, "mode": "markers", "showlegend": false, "type": "scatter", "x": [3.82], "y": [1]}, {"hovertemplate": "<b>E. Haaland (Manchester City)</b><br>Goals/90<br>Z-score: 3.53<br>Percentile: 99%", "marker": {"color": "#457B9D", "line": {"color": "#111111", "width": 2}, "size": 12, "symbol": "diamond"}, "mode": "markers", "showlegend": false, "type": "scatter", "x": [3.53], "y": [2]}, {"hovertemplate": "<b>E. Haaland (Manchester City)</b><br>Self-Created Shots %<br>Z-score: -0.79<br>Percentile: 21%", "marker": {"color": "#457B9D", "line": {"color": "#111111", "width": 2}, "size": 12, "symbol": "diamond"}, "mode": "markers", "showlegend": false, "type": "scatter", "x": [-0.7908], "y": [3]}, {"hovertemplate": "<b>E. Haaland (Manchester City)</b><br>Shot Difficulty<br>Z-score: -3.27<br>Percentile: 0%", "marker": {"color": "#457B9D", "line": {"color": "#111111", "width": 2}, "size": 12, "symbol": "diamond"}, "mode": "markers", "showlegend": false, "type": "scatter", "x": [-3.27], "y": [4]}, {"hovertemplate": "<b>E. Haaland (Manchester City)</b><br>Defensive Events/90<br>Z-score: 2.41<br>Percentile: 98%", "marker": {"color": "#457B9D", "line": {"color": "#111111", "width": 2}, "size": 12, "symbol": "diamond"}, "mode": "markers", "showlegend": false, "type": "scatter", "x": [2.413], "y": [5]}, {"hovertemplate": "<b>E. Haaland (Manchester City)</b><br>Losses Forced/90<br>Z-score: -1.12<br>Percentile: nan%", "marker": {"color": "#457B9D", "line": {"color": "#111111", "width": 2}, "size": 12, "symbol": "diamond"}, "mode": "markers", "showlegend": false, "type": "scatter", "x": [-1.118], "y": [6]}, {"hovertemplate": "<b>E. Haaland (Manchester City)</b><br>Off-ball Runs/90<br>Z-score: 2.34<br>Percentile: 97%", "marker": {"color": "#457B9D", "line": {"color": "#111111", "width": 2}, "size": 12, "symbol": "diamond"}, "mode": "markers", "showlegend": false, "type": "scatter", "x": [2.344], "y": [7]}, {"hovertemplate": "<b>E. Haaland (Manchester City)</b><br>Off-ball Dist Run/90<br>Z-score: 2.37<br>Percentile: 97%", "marker": {"color": "#457B9D", "line": {"color": "#111111", "width": 2}, "size": 12, "symbol": "diamond"}, "mode": "markers", "showlegend": false, "type": "scatter", "x": [2.367], "y": [8]}, {"hovertemplate": "<b>E. Haaland (Manchester City)</b><br>Assists/90<br>Z-score: 0.04<br>Percentile: 60%", "marker": {"color": "#457B9D", "line": {"color": "#111111", "width": 2}, "size": 12, "symbol": "diamond"}, "mode": "markers", "showlegend": false, "type": "scatter", "x": [0.04162], "y": [9]}, {"hovertemplate": "<b>E. Haaland (Manchester City)</b><br>xA/90<br>Z-score: 0.11<br>Percentile: 63%", "marker": {"color": "#457B9D", "line": {"color": "#111111", "width": 2}, "size": 12, "symbol": "diamond"}, "mode": "markers", "showlegend": false, "type": "scatter", "x": [0.1143], "y": [10]}, {"hovertemplate": "<b>E. Haaland (Manchester City)</b><br>Chose Best Pass %<br>Z-score: 1.62<br>Percentile: 95%", "marker": {"color": "#457B9D", "line": {"color": "#111111", "width": 2}, "size": 12, "symbol": "diamond"}, "mode": "markers", "showlegend": false, "type": "scatter", "x": [1.615], "y": [11]}, {"hovertemplate": "<b>E. Haaland (Manchester City)</b><br>Pass Value/90<br>Z-score: -0.54<br>Percentile: 30%", "marker": {"color": "#457B9D", "line": {"color": "#111111", "width": 2}, "size": 12, "symbol": "diamond"}, "mode": "markers", "showlegend": false, "type": "scatter", "x": [-0.5393], "y": [12]}, {"hovertemplate": "<b>A. Isak (Newcastle United)</b><br>Shot Conv %<br>Z-score: 3.38<br>Percentile: 99%", "marker": {"color": "#2A9D8F", "line": {"color": "#111111", "width": 2}, "size": 12, "symbol": "diamond"}, "mode": "markers", "showlegend": false, "type": "scatter", "x": [3.38], "y": [0]}, {"hovertemplate": "<b>A. Isak (Newcastle United)</b><br>xG/90<br>Z-score: 3.40<br>Percentile: 99%", "marker": {"color": "#2A9D8F", "line": {"color": "#111111", "width": 2}, "size": 12, "symbol": "diamond"}, "mode": "markers", "showlegend": false, "type": "scatter", "x": [3.398], "y": [1]}, {"hovertemplate": "<b>A. Isak (Newcastle United)</b><br>Goals/90<br>Z-score: 3.61<br>Percentile: 99%", "marker": {"color": "#2A9D8F", "line": {"color": "#111111", "width": 2}, "size": 12, "symbol": "diamond"}, "mode": "markers", "showlegend": false, "type": "scatter", "x": [3.609], "y": [2]}, {"hovertemplate": "<b>A. Isak (Newcastle United)</b><br>Self-Created Shots %<br>Z-score: 0.81<br>Percentile: 78%", "marker": {"color": "#2A9D8F", "line": {"color": "#111111", "width": 2}, "size": 12, "symbol": "diamond"}, "mode": "markers", "showlegend": false, "type": "scatter", "x": [0.8078], "y": [3]}, {"hovertemplate": "<b>A. Isak (Newcastle United)</b><br>Shot Difficulty<br>Z-score: -2.35<br>Percentile: 2%", "marker": {"color": "#2A9D8F", "line": {"color": "#111111", "width": 2}, "size": 12, "symbol": "diamond"}, "mode": "markers", "showlegend": false, "type": "scatter", "x": [-2.346], "y": [4]}, {"hovertemplate": "<b>A. Isak (Newcastle United)</b><br>Defensive Events/90<br>Z-score: 0.95<br>Percentile: 81%", "marker": {"color": "#2A9D8F", "line": {"color": "#111111", "width": 2}, "size": 12, "symbol": "diamond"}, "mode": "markers", "showlegend": false, "type": "scatter", "x": [0.9466], "y": [5]}, {"hovertemplate": "<b>A. Isak (Newcastle United)</b><br>Losses Forced/90<br>Z-score: -1.19<br>Percentile: nan%", "marker": {"color": "#2A9D8F", "line": {"color": "#111111", "width": 2}, "size": 12, "symbol": "diamond"}, "mode": "markers", "showlegend": false, "type": "scatter", "x": [-1.19], "y": [6]}, {"hovertemplate": "<b>A. Isak (Newcastle United)</b><br>Off-ball Runs/90<br>Z-score: 1.41<br>Percentile: 91%", "marker": {"color": "#2A9D8F", "line": {"color": "#111111", "width": 2}, "size": 12, "symbol": "diamond"}, "mode": "markers", "showlegend": false, "type": "scatter", "x": [1.406], "y": [7]}, {"hovertemplate": "<b>A. Isak (Newcastle United)</b><br>Off-ball Dist Run/90<br>Z-score: 1.48<br>Percentile: 91%", "marker": {"color": "#2A9D8F", "line": {"color": "#111111", "width": 2}, "size": 12, "symbol": "diamond"}, "mode": "markers", "showlegend": false, "type": "scatter", "x": [1.484], "y": [8]}, {"hovertemplate": "<b>A. Isak (Newcastle United)</b><br>Assists/90<br>Z-score: 0.93<br>Percentile: 83%", "marker": {"color": "#2A9D8F", "line": {"color": "#111111", "width": 2}, "size": 12, "symbol": "diamond"}, "mode": "markers", "showlegend": false, "type": "scatter", "x": [0.9319], "y": [9]}, {"hovertemplate": "<b>A. Isak (Newcastle United)</b><br>xA/90<br>Z-score: 0.63<br>Percentile: 76%", "marker": {"color": "#2A9D8F", "line": {"color": "#111111", "width": 2}, "size": 12, "symbol": "diamond"}, "mode": "markers", "showlegend": false, "type": "scatter", "x": [0.6254], "y": [10]}, {"hovertemplate": "<b>A. Isak (Newcastle United)</b><br>Chose Best Pass %<br>Z-score: 0.87<br>Percentile: 80%", "marker": {"color": "#2A9D8F", "line": {"color": "#111111", "width": 2}, "size": 12, "symbol": "diamond"}, "mode": "markers", "showlegend": false, "type": "scatter", "x": [0.8669], "y": [11]}, {"hovertemplate": "<b>A. Isak (Newcastle United)</b><br>Pass Value/90<br>Z-score: 1.23<br>Percentile: 88%", "marker": {"color": "#2A9D8F", "line": {"color": "#111111", "width": 2}, "size": 12, "symbol": "diamond"}, "mode": "markers", "showlegend": false, "type": "scatter", "x": [1.23], "y": [12]}], "layout": {"height": 840, "legend": {"orientation": "h", "x": 0.5, "xanchor": "center"}, "margin": {"b": 50, "l": 200, "r": 50, "t": 100}, "title": {"font": {"color": "#222222", "size": 16}, "text": "Center Forward — Distribution (vs All Players)", "x": 0.5, "xanchor": "center"}, "xaxis": {"title": {"text": "Z-score"}, "zeroline": true}, "yaxis": {"automargin": true, "ticktext": ["Shot Conv %", "Xg/90", "Goals/90", "Self-Created Shots %", "Shot Difficulty", "Defensive Events/90", "Losses Forced/90", "Off-Ball Runs/90", "Off-Ball Dist Run/90", "Assists/90", "Xa/90", "Chose Best Pass %", "Pass Value/90"], "tickvals": [0, 1, 2, 3, 4, 5, 6, 7, 8, 9, 10, 11, 12]}}}
